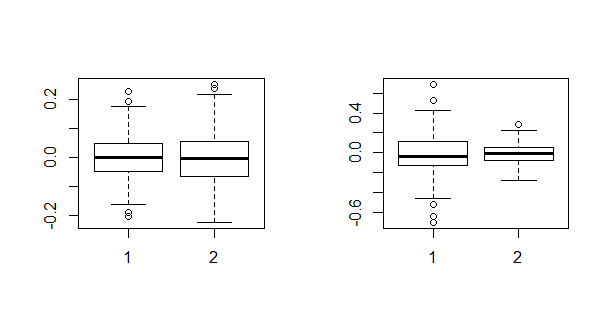

Reproduce this figure in R.
res.median = c()
res.mean = c() # initialize

for(i in 1:200) { # create 200 random samples
  X = rnorm(200, 0, 1)
  res.median[i] = median(X)
  res.mean[i] = mean(X)
}

par(mfrow = c(1, 2))
boxplot(res.mean, res.median) # compare

# Do the same with long tailed distribution
res.median = c()
res.mean = c() # initialize

for(i in 1:200) { # create 200 random samples
  X = rt(200, 2)
  res.median[i] = median(X)
  res.mean[i] = mean(X)
}

boxplot(res.mean, res.median) # compare
